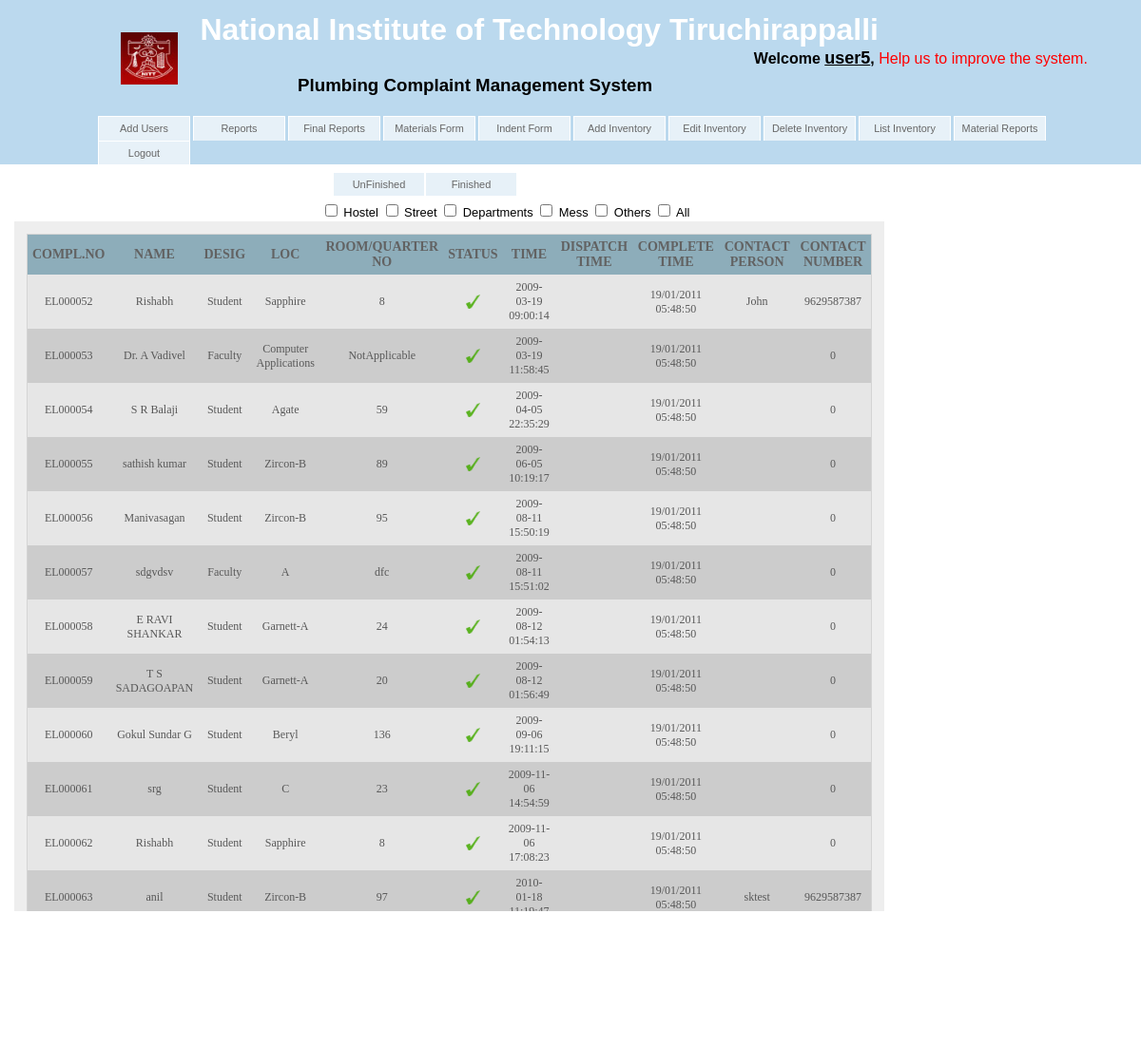
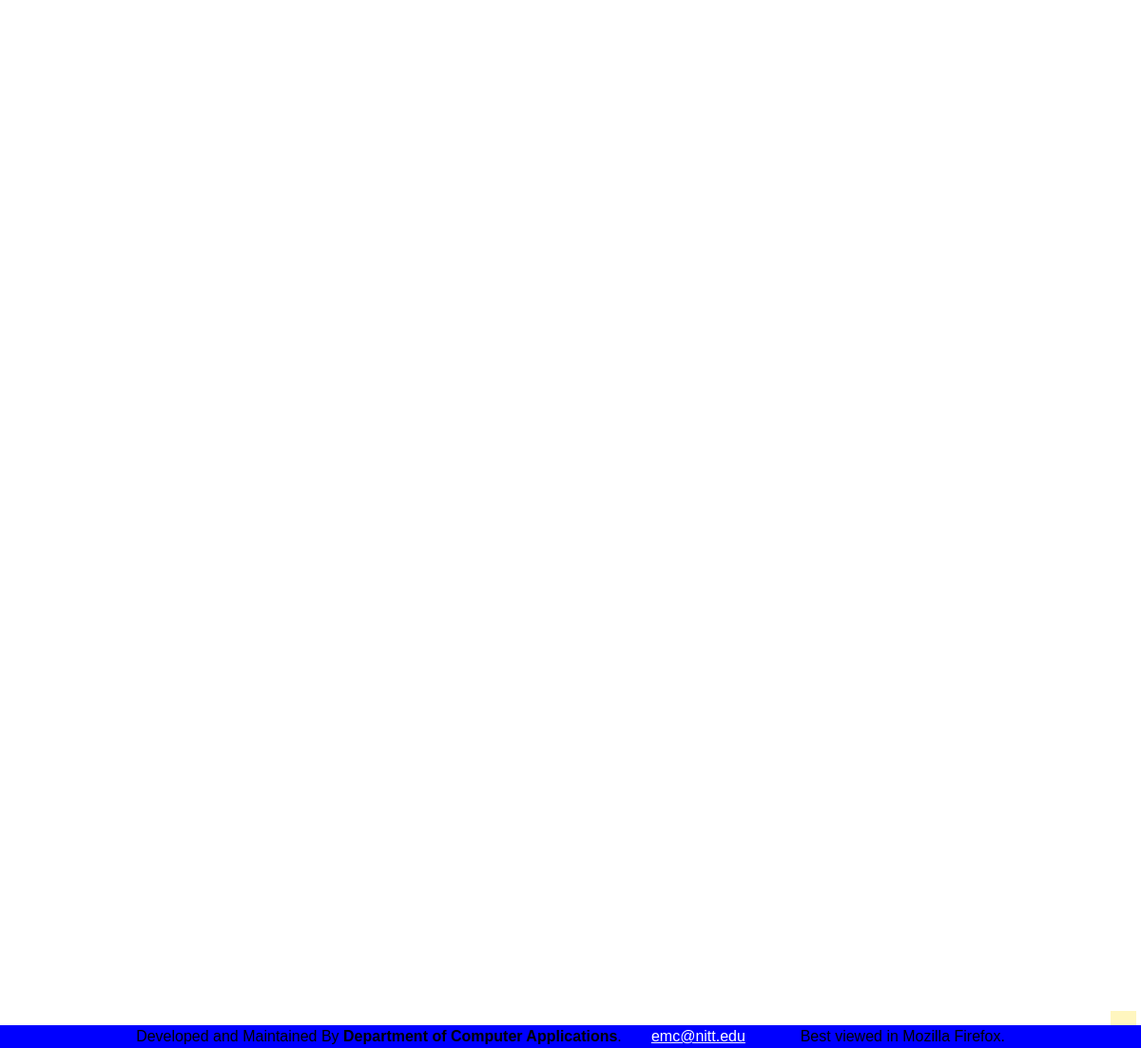
The page /proj/finished.php (signed in) on the database its author committed (2 pictures, top to bottom).
### tables this page shows
CREATE TABLE IF NOT EXISTS `complaints` (
  `username` varchar(100) NOT NULL,
  `id` bigint(20) unsigned NOT NULL auto_increment,
  `name` varchar(50) NOT NULL,
  `designation` varchar(50) NOT NULL,
  `location` varchar(50) NOT NULL,
  `description` tinyint(4) NOT NULL,
  `time` timestamp NOT NULL default CURRENT_TIMESTAMP,
  `processed` tinyint(1) NOT NULL default '0',
  `area` tinyint(2) NOT NULL,
  `department` varchar(50) NOT NULL,
  `room` varchar(50) NOT NULL,
  `timing` tinyint(3) unsigned NOT NULL,
  `availablefrom` varchar(1000) NOT NULL,
  `availableto` varchar(1000) NOT NULL,
  `contact` varchar(20) NOT NULL,
  `email` varchar(50) NOT NULL,
  `contactPerson` varchar(100) NOT NULL,
  `contactNumber` varchar(255) NOT NULL,
  `descText` mediumtext NOT NULL,
  `finishedTime` text NOT NULL,
  `dispatchedTime` text NOT NULL,
  PRIMARY KEY  (`id`)
);

### proj/finished.php (the view, shortened to what this page needs)
<?php
require_once('conn.php');
?>
<?php
		if(1)
		{
			$sql="Select id,name,designation,department,location,description,processed,area,time,room, dispatchedTime,finishedTime,contactPerson, contactNumber, availablefrom,availableto,contact from complaints ";
			$status="and";
			$sql.="where ( 1=1 ";
			if ($status=="and")
			$sql.=") ";
			else
			$sql.=$status.") ";
			$sql.=" and (1=1 ";
			$loc="and";
			if ($loc=="and")
			$sql.=") ";
			else
			$sql.=$loc.") ";
			$sql.=" and processed>1 order by time ASC";
		}
		else
		$sql="Select id,name,designation,department,location,description,processed,area,time, contactPerson, contactNumber, room,timing,availablefrom,availableto,contact, dispatchedTime,finishedTime from complaints where processed=2 order by time ASC";
		$result=mysql_query($sql,$conn);
?>
<?php require_once('header.php');?>
<div id="menu" >
  <ul id="nav1">
  <?php
  echo '<a href="reports_final.php"><center>UnFinished</center></a>' ;
echo'<a href="finished.php"><center>Finished</center></a>';
	?>
   </ul>
 </div>
 <form name="form1" method="post">
<div id="content">
	<br />
            <input type="checkbox" onclick="this.form.submit();" name="loc1" id="loc1"  <?php if (isset($_POST['loc1'])) echo "checked" ?> <?php if (isset($_POST['allloc'])) echo "checked disabled" ?>/>
            <label for="loc1">Hostel</label>
            <input type="checkbox" onclick="this.form.submit();" name="loc2" id="loc2" <?php if (isset($_POST['loc2'])) echo "checked" ?> <?php if (isset($_POST['allloc'])) echo "checked disabled" ?>/>
            <label for="loc2">Street</label>
            <input type="checkbox" onclick="this.form.submit();" name="loc3" id="loc3" <?php if (isset($_POST['loc3'])) echo "checked" ?> <?php if (isset($_POST['allloc'])) echo "checked disabled" ?>/>
            <label for="loc3">Departments</label>
            <input type="checkbox" onclick="this.form.submit();" name="loc4" id="loc4" <?php if (isset($_POST['loc4'])) echo "checked" ?> <?php if (isset($_POST['allloc'])) echo "checked disabled" ?>/>
            <label for="loc4">Mess</label>
            <input type="checkbox" onclick="this.form.submit();" name="loc5" id="loc5" <?php if (isset($_POST['loc5'])) echo "checked" ?> <?php if (isset($_POST['allloc'])) echo "checked disabled" ?>/>
            <label for="loc5">Others</label>
            <input type="checkbox" name="allloc" id="allloc" <?php if (isset($_POST['allloc'])) echo "checked" ?> onclick="chkclick(this,'loc'); this.form.submit();"/>
            <label for="allloc">All</label>
<div id="right">
<table align="center" width="100%" id="table1">
<tr>
<th>Compl.No</th>
<th>Name</th>
<th>Desig</th>
<th>Loc</th>
<th>Room/Quarter No</th>
<th>Status</th>
<th>Time</th>
<th>Dispatch Time</th>
<th>Complete Time</th>
<th>Contact Person</th>
<th>Contact Number</th>
</tr>
<?php
	$i=0;
	while($row=mysql_fetch_array($result))
	{
?>
<tr <?php if($i%2) { ?> style="background:#CCCCCC" <?php } else { ?> <?php }?> onmouseover="rowover(this,'<?php echo $i ?>','<?php echo $row['time']?>','<?php echo $row['contact']?>')" onmouseout="rowout(this,'<?php if($i%2) echo '#CCCCCC'; else echo '#e6e6e6'; ?>','<?php echo $row['id'] ?>')" <?php if($row['processed']!='2') {?>onclick="rowclick(this,'<?php echo $row['id']?>')"<?php } ?>>
<td align="center"><?php echo "EL".str_pad($row['id'],6,"0",STR_PAD_LEFT) ?></td>
<td align="center"><?php echo $row['name'] ?></td>
<td align="center"><?php echo $row['designation'] ?></td>
<td align="center"><?php echo $row['location'] ?></td>
<td align="center"><?php echo $row['room'] ?></td>
<td align="center"><?php
$src="images/processed.png";
$src1="images/unprocessed.png";
$src2="images/dispatched.png";
		if ($row['processed']=='1')
		echo "<img src='$src2'height='20' width='20' border='0'alt='' alt='' />";
		else if($row['processed']=='2')
		echo "<img src='$src'height='15' width='15' border='0'alt='' alt='' />";
		else
		echo "<img src='$src1'height='20' width='20' border='0'alt='' alt='' />";
 ?></td>
<td align="center"><?php echo $row['time'] ?></td>
<td align="center"><?php  ?><?php if(strlen($row['dispatchedTime']) != 0) echo $row['dispatchedTime']; ?></td>
<td align="center"><?php  ?><?php if(strlen($row['finishedTime']) != 0) echo $row['finishedTime']; ?></td>
<td align="center"><?php echo $row['contactPerson'] ?></td>
<td align="center"><?php echo $row['contactNumber'] ?></td>
</tr>
<?php
$i++;
}
?>
</table><br />
</div>
</div>
<div  class="box" id="left">
<div class="box" id="optiondiv" style="position:fixed; right:5px; max-width:200px; bottom:-2px;">
	</div>
</div>
<?php require_once('footer.php') ?>
</form>
</body>
</html>

### proj/style/style.css (style rules this page uses)
html,body { margin:0;padding:0 }
body { font: 85%/1.3 TrebuchetMS,Arial,sans-serif; text-align: left;background: #fff;padding-bottom:20px }
a { color: #0066B3; background: inherit; text-decoration: none; }
div#header h1,div#menu { width:1000px;margin:0 auto;text-align:left }
ul#nav1,ul#nav1 li { list-style-type:none;margin:0 250px 8px ;padding:0 }
ul#nav1 { font-size: 81% }
ul#nav1 a { float:left;width: 95px;padding: 5px 0;background: #E7F1F8;text-decoration:none;color: #666; border-top : 1px solid #fff; border-left : 1px solid #fff; border-right : 1px solid #fff; }
#right { float: left; width: 76%; max-height: 700px; min-height: 600px; overflow-y: scroll; overflow-x: scroll; padding: 1em; margin-bottom: 1.2em; background: #eee; text-align: justify; }
#left { float: right; width: 20%; margin: 0 0 10px 0; }
#left .box { padding: 1em; margin: 0 0 1em 0; background : #FFF6BF; }
#content { font: 95%/1.3 TrebuchetMS,Arial,sans-serif; margin: 0 auto; padding: 15px; background: #fff; }
ul { padding: 0; margin: 0; }
#table1 { width:auto; border : 1px solid #D4D4D4; border-top : 1px solid #D4D4D4; border-bottom : 1px solid #D4D4D4; border-collapse : collapse; }
#table1 th { padding : 5px 5px; background:#8DADBA; font-family:verdana; font-size : 14px; text-transform : uppercase; text-align : center; color : #626262; }
#table1 td { padding : 0 5px; }
#table1 tbody td, tbody th { padding : 6px; }
#table1 tbody tr { background-color: #E6E6E6; font-family:verdana; font-size : 12px; text-transform : none; text-align : left; color : #585858; }

### rows shown on the page
complaints: id "000052", name "Rishabh", designation "Student", location "Sapphire", room "8", processed 2 (drawn), time "2009-03-19 09:00:14", finishedTime "19/01/2011 05:48:50", contactPerson "John", contactNumber "9629587387"
complaints: id "000053", name "Dr. A Vadivel", designation "Faculty", location "Computer Applications", room "NotApplicable", processed 2 (drawn), time "2009-03-19 11:58:45", finishedTime "19/01/2011 05:48:50", contactNumber "0"
complaints: id "000054", name "S R Balaji", designation "Student", location "Agate", room "59", processed 2 (drawn), time "2009-04-05 22:35:29", finishedTime "19/01/2011 05:48:50", contactNumber "0"
complaints: id "000055", name "sathish kumar", designation "Student", location "Zircon-B", room "89", processed 2 (drawn), time "2009-06-05 10:19:17", finishedTime "19/01/2011 05:48:50", contactNumber "0"
complaints: id "000056", name "Manivasagan", designation "Student", location "Zircon-B", room "95", processed 2 (drawn), time "2009-08-11 15:50:19", finishedTime "19/01/2011 05:48:50", contactNumber "0"
complaints: id "000057", name "sdgvdsv", designation "Faculty", location "A", room "dfc", processed 2 (drawn), time "2009-08-11 15:51:02", finishedTime "19/01/2011 05:48:50", contactNumber "0"
complaints: id "000058", name "E RAVI SHANKAR", designation "Student", location "Garnett-A", room "24", processed 2 (drawn), time "2009-08-12 01:54:13", finishedTime "19/01/2011 05:48:50", contactNumber "0"
complaints: id "000059", name "T S SADAGOAPAN", designation "Student", location "Garnett-A", room "20", processed 2 (drawn), time "2009-08-12 01:56:49", finishedTime "19/01/2011 05:48:50", contactNumber "0"
complaints: id "000060", name "Gokul Sundar G", designation "Student", location "Beryl", room "136", processed 2 (drawn), time "2009-09-06 19:11:15", finishedTime "19/01/2011 05:48:50", contactNumber "0"
complaints: id "000061", name "srg", designation "Student", location "C", room "23", processed 2 (drawn), time "2009-11-06 14:54:59", finishedTime "19/01/2011 05:48:50", contactNumber "0"
complaints: id "000062", name "Rishabh", designation "Student", location "Sapphire", room "8", processed 2 (drawn), time "2009-11-06 17:08:23", finishedTime "19/01/2011 05:48:50", contactNumber "0"
complaints: id "000063", name "anil", designation "Student", location "Zircon-B", room "97", processed 2 (drawn), time "2010-01-18…", finishedTime "19/01/2011 05:48:50", contactPerson "sktest", contactNumber "9629587387"

### other values the page prints
$user "user5"
